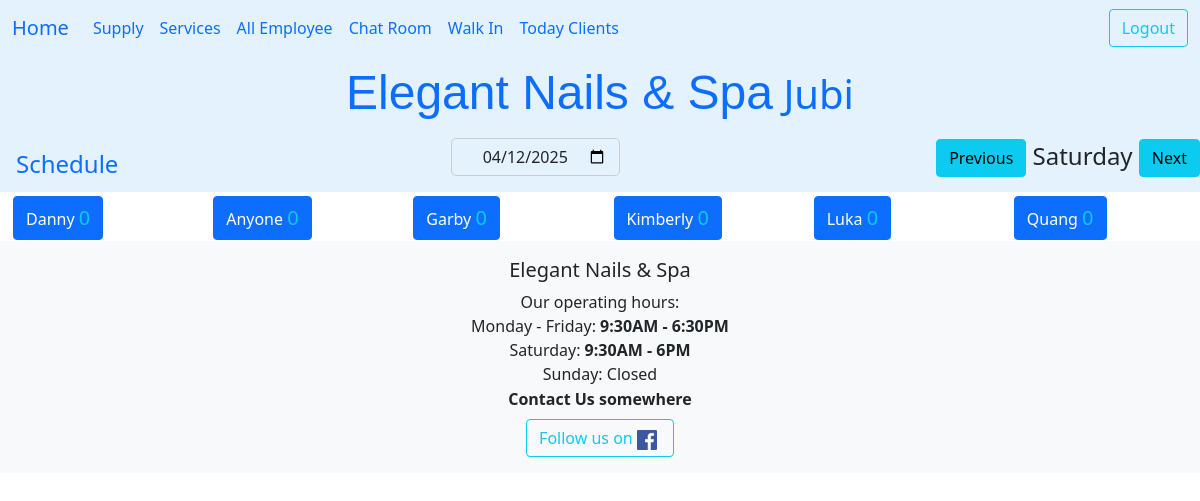
The page /dathen/all/?date=2025-04-12 (signed in) on the database as committed earlier.
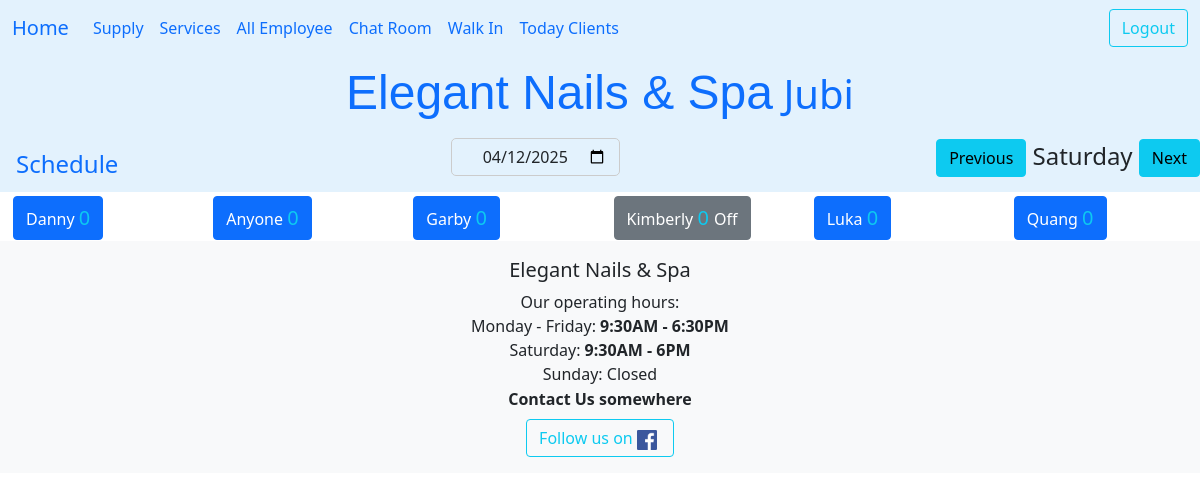
The same page on the database as committed later.
### ledger/models.py (models this page shows, shortened)
class Technician(models.Model):
    name = models.CharField(max_length=25)
    phone = PhoneNumberField()
    email = models.EmailField(max_length=40, null=True, blank=True)
    owner = models.ForeignKey(settings.AUTH_USER_MODEL, on_delete=models.DO_NOTHING)
    start_work_at = models.TimeField()
    end_work = models.TimeField()
    isWork = models.BooleanField(default=False)
    picture = models.ImageField(upload_to='tech_pictures/', null=True, editable=True)
    services = models.ManyToManyField("Service", blank=True, related_name="tech")
    time_come_in = models.DateTimeField(null=True)
    work_days = models.CharField(max_length=7, default="1111110", help_text="MTWTFSS: 1 for work, 0 for off")
    vacation_start = models.DateField(null=True, blank=True, help_text="Start vacation")
    vacation_end = models.DateField(null=True, blank=True, help_text="End vacation, back work!")
    date_go_work = models.DateField(null=True, blank=True)
    history = HistoricalRecords()
    def is_on_vacation(self, check_date):
        if self.vacation_start and self.vacation_end:
            return self.vacation_start <= check_date <= self.vacation_end
        return False
    class Meta:
        unique_together = ('name','phone',)
        ordering = ['name']
    def get_today_clients(self):
        hnay = self.get_khachVisit().filter(day_comes=datetime.date.today()) #.exclude(status=Khach.Status.cancel)
        return hnay.order_by('time_at')
    def get_khachVisit(self):
        return self.khachvisits.all()
    def get_services_today(self):
        now = datetime.datetime.now()
        clients = self.get_today_clients().filter(time_at__lte=now)
        all_ser = []
        for client in clients:
            all_ser.extend(client.get_services())
        return len(all_ser)

### datHen/views.py (the view)
# urls.py: path('all/', views.DatHenView.as_view(), name='listHen' ),
class DatHenView(LoginRequiredMixin,View):
    template_name = 'datHen/dathenview.html'
    def get(self, request):
        date_str = request.GET.get('date')
        if date_str:
            try:
                selected_date = timezone.datetime.strptime(date_str, '%Y-%m-%d').date()
            except ValueError:
                selected_date = timezone.now().date()
        else:
            selected_date = timezone.now().date()
        form = DatePickerInput(initial={'date': selected_date})
        prev_day = selected_date - timedelta(days=1)
        next_day = selected_date + timedelta(days=1)
        all_tech = Technician.objects.filter(owner=request.user)
        context = {
            'allTech' : all_tech,
            'selected_date': selected_date,
            'prev_day' : prev_day,
            'next_day' : next_day,
            'form': form,
        }
        for tech in all_tech:
            tech.on_vacation = tech.is_on_vacation(check_date=selected_date)
            tech.clients = tech.get_khachVisit().filter(day_comes=selected_date).order_by('time_at')
        return render(request, self.template_name, context)

### datHen/forms.py
class DatePickerInput(forms.Form):
    date = forms.DateField(
        widget=ChonNgay(),
        label=""
        )

### datHen/templates/datHen/dathenview.html (shortened to what this page needs)
{% extends 'base.html' %}
{% load crispy_forms_tags %}
{% load humanize %}
{% load static %}
{% block nutChinh %}
        <div class="d-flex flex-row">
            <div class="nav-item">
                <a class="nav-link" href="{% url 'datHen:schedule_user' %}"><span>Schedule</span></a>
            </div>
        </div>
{% endblock nutChinh %}
{% block time %}
    <div class="d-grid gap-2 d-md-flex justify-content-md-end">
        {{ form.date | as_crispy_field }}
    </div>
{% endblock time %}
{% block nutPhu %}
    <div class="date-navigation">
        <a href="?date={{ prev_day|date:'Y-m-d' }}" class="btn btn-info">Previous</a>
            <span class="current-date">{{ selected_date|date:'l' }}</span>
        <a href="?date={{ next_day|date:'Y-m-d' }}" class="btn btn-info">Next</a>
    </div>
{% endblock nutPhu %}
{% block heading %}
<link rel="stylesheet" href="{% static 'css/dathenview.css' %}">
{% endblock heading %}
{% block content %}
<div class="container_tech">
    {% for tech in allTech %}
    <div class="col-md-2 align-text-top" id="tech">
        <span class="fs-3">
            <a href="{% url 'ledger:vacation' tech.id %}" class="btn {% if tech.on_vacation %}btn-secondary{% else %}btn-primary{% endif %}" role="button" > {{ tech.name | title }}
                <span class="text-info fs-5">
                    {{ tech.get_services_today }}
                </span>{% if tech.on_vacation %}Off{% endif %}
            </a>
        </span>
    </div>
    {%endfor%}
</div>
{% endblock content %}
{% block footer %}
    <strong>Contact Us somewhere</strong>
{% endblock footer %}

Rows that differ between the two databases and show on the page:
changed Technician "Kimberly": now shows "Off"
